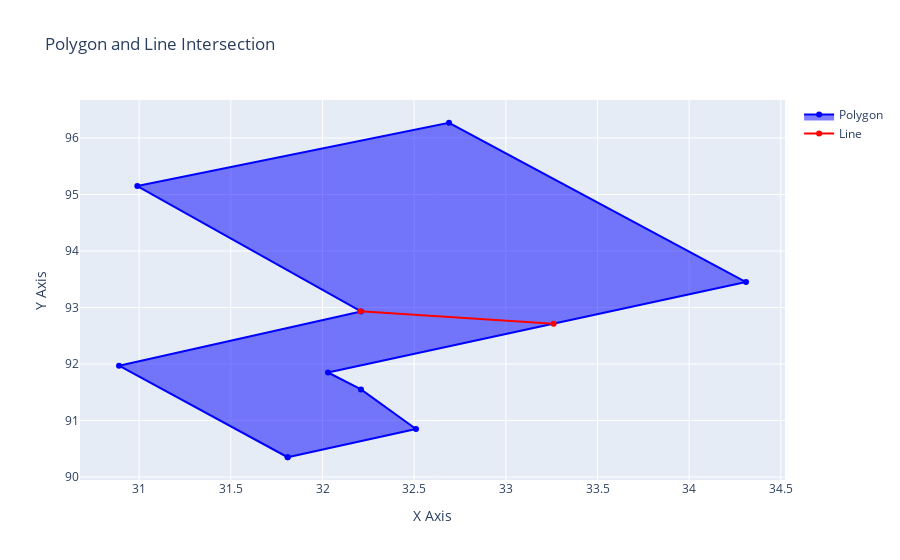

The cell this chart's notebook holds for it:
### Code cell
plot_intersection(sample, line_3)

### Figure 1 — Plotly figure (JSON) as saved in the notebook; plotly's stock layout.template omitted (floating-point values rounded to 4 significant figures)
{"data": [{"fill": "toself", "line": {"color": "blue"}, "name": "Polygon", "type": "scatter", "x": [31.81, 32.51, 32.21, 32.03, 34.31, 32.69, 30.99, 32.21, 30.89, 31.81], "y": [90.35, 90.85, 91.55, 91.85, 93.45, 96.27, 95.15, 92.93, 91.97, 90.35]}, {"line": {"color": "red"}, "name": "Line", "type": "scatter", "x": [32.21, 33.26], "y": [92.94, 92.71]}], "layout": {"showlegend": true, "title": {"text": "Polygon and Line Intersection"}, "xaxis": {"title": {"text": "X Axis"}}, "yaxis": {"title": {"text": "Y Axis"}}}}
